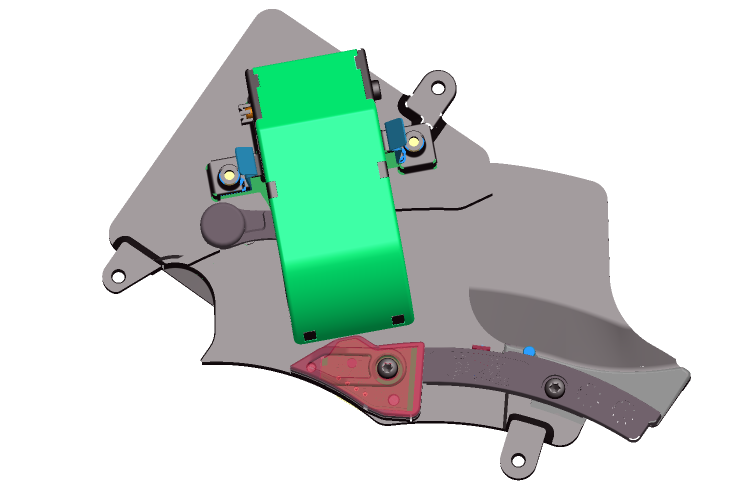
#> input picture EMP.png, 1485 x 968 px (shown at 1/2 size)
$ python image_arithmetics.py
#> lines starting #> are read from the running program, lines starting #| are printed output that depends on the picture; after the words box and inside, x2 and y2 are one past the last pixel; in counts of white or black regions, pixels touching at a corner belong together; pictures that were not available may be replaced by others from this repository, and a replacement may not be noted
import cv2
import numpy as np

img1= cv2.imread('EMP.png')
#> img1 is the input picture: shape (968, 1485, 3); mean B, G, R 205.4, 213.1, 198.8
img2= cv2.imread('emp_gray.png')
img3= cv2.imread('ok.png')
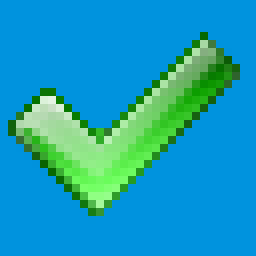
#> input picture ok.png, 32 x 32 px (shown 8 times larger)
#> img3 is the input picture: shape (32, 32, 3); mean B, G, R 187.2, 157.8, 23.2

add1 = img1 + img2
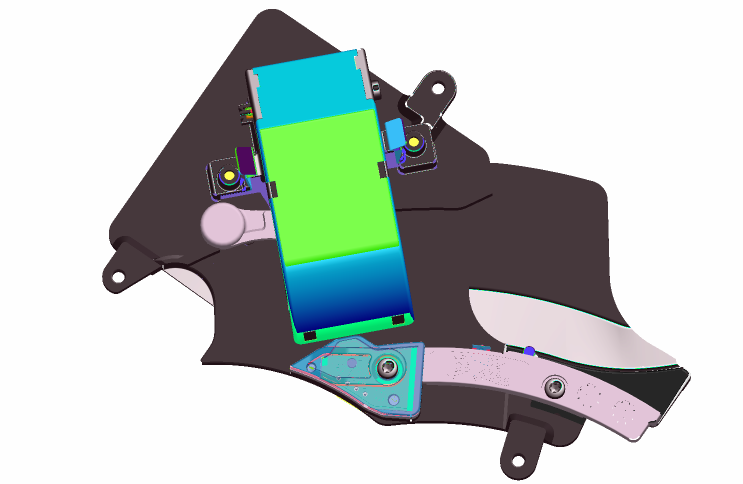
#> add1: shape (968, 1485, 3) (shown at 1/2 size); mean B, G, R 193.3, 197.5, 187.6
add2 = cv2.add(img1, img2)
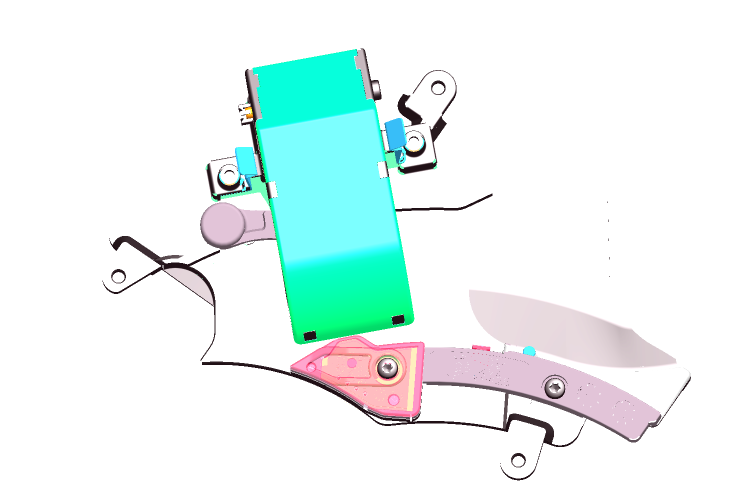
#> add2: shape (968, 1485, 3) (shown at 1/2 size); mean B, G, R 243.4, 245.4, 230.3
weighted = cv2.addWeighted(img1, 0.6, img2, 0.4, 0)

# cv2.imshow('add1', add1)
# cv2.imshow('add2', add2)
# cv2.imshow('weighted', weighted)

rows, cols, channels = img3.shape
#> rows = 32; cols = 32; channels = 3
roi = img1[0:rows, 0:cols]
#> roi: shape (32, 32, 3); every value is 255

img2gray = cv2.cvtColor(img3, cv2.COLOR_BGR2GRAY)
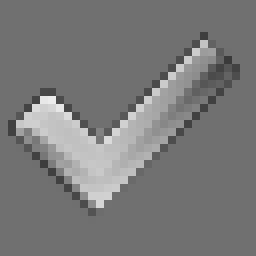
#> img2gray: shape (32, 32) (shown 8 times larger); min 58, max 236, mean 121.2
ret, mask = cv2.threshold(img2gray, 100, 255, cv2.THRESH_BINARY_INV)
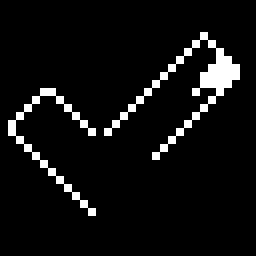
#> mask: shape (32, 32) (shown 8 times larger); 6.1% white in thin lines or dots, all inside (x1, y1, x2, y2) = (1, 4, 30, 27)
mask_inv = cv2.bitwise_not(mask)
img1_bg = cv2.bitwise_and(roi, roi, mask=mask_inv)
img3_fg = cv2.bitwise_and(img3, img3, mask=mask)
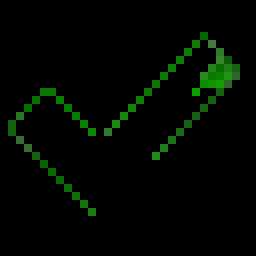
#> img3_fg: shape (32, 32, 3) (shown 8 times larger); mean B, G, R 0.9, 7.2, 1.3

dst = cv2.add(img1_bg, img3_fg)
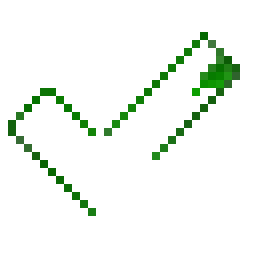
#> dst: shape (32, 32, 3) (shown 8 times larger); mean B, G, R 240.5, 246.7, 240.9
img1[0:rows, 0:cols] = dst
#> img1: shape (968, 1485, 3); under 0.01% of pixels changed, all inside (x1, y1, x2, y2) = (1, 4, 30, 27)

cv2.imshow('gray', img2gray)
cv2.imshow('mask', mask)
cv2.imshow('mask_inv', mask_inv)
cv2.imshow('mask', mask)

cv2.waitKey(0)
cv2.destroyAllWindows()
